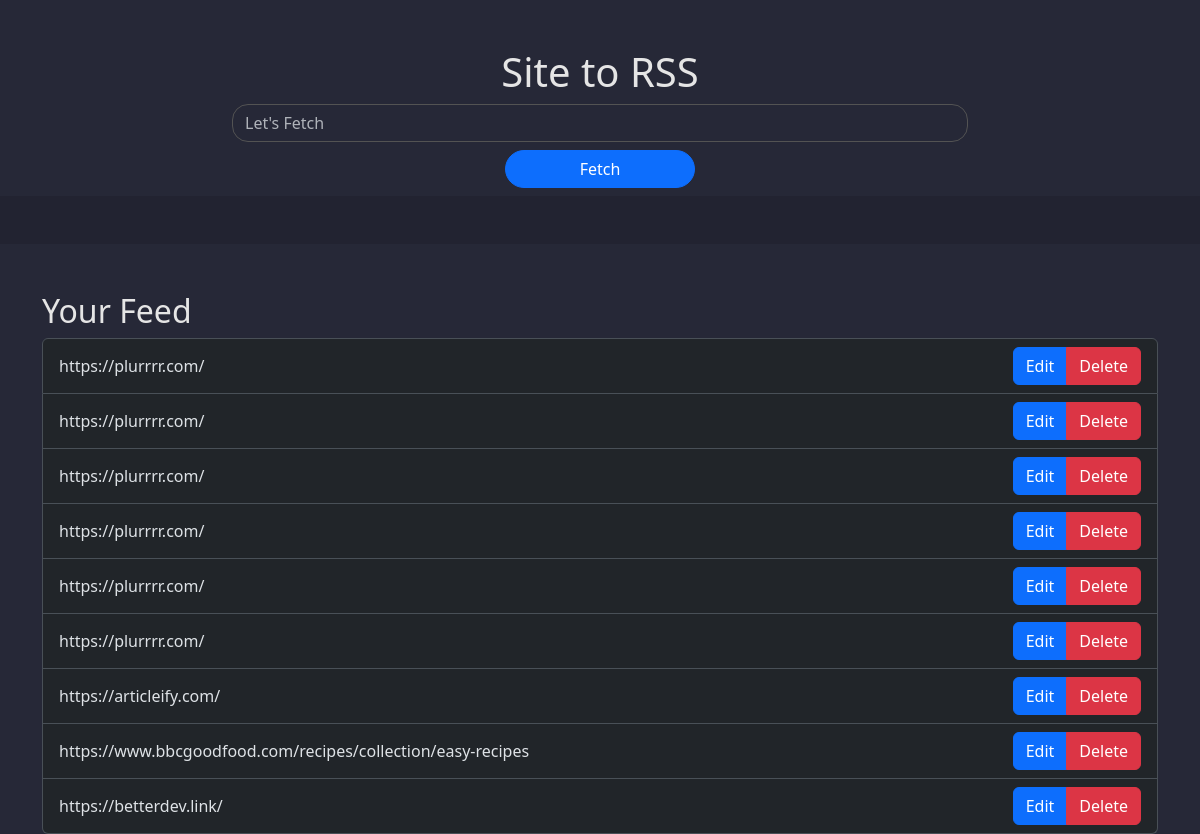
The app's page /, older data.
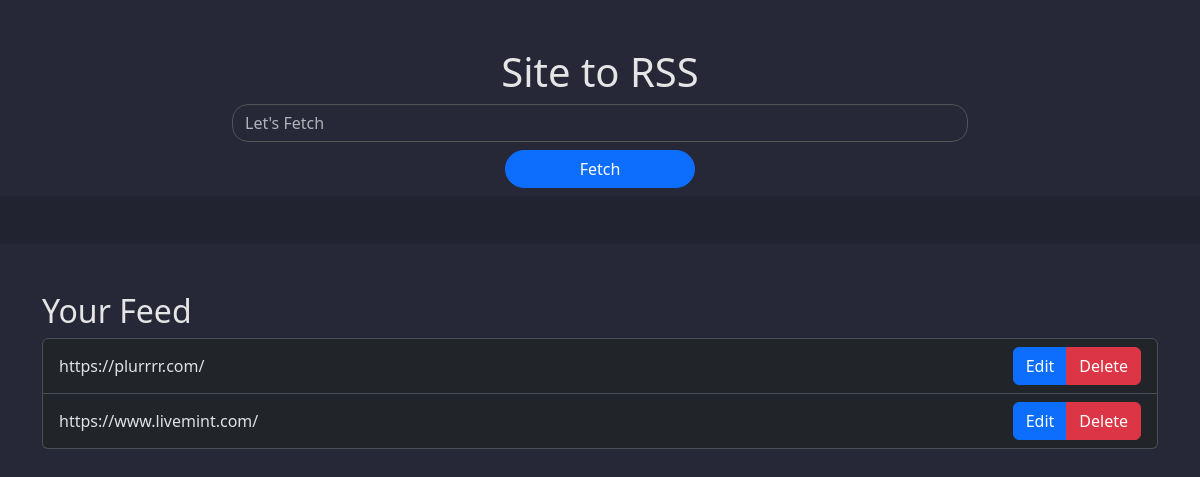
The same page, newer data.
### tables this page shows
CREATE TABLE rss (
                            id INTEGER PRIMARY KEY AUTOINCREMENT,
                            url TEXT,
                            item TEXT,
                            title TEXT,
                            description TEXT,
                            link TEXT,
                            date TEXT
                        );

### main.py (the view)
@app.get("/")
async def homepage(request: Request):
    app.cur.execute("SELECT * FROM rss")
    feeds = app.cur.fetchall()
    return template().TemplateResponse(
        request=request, name="index.html", context={"feeds": feeds}
    )

### templates/index.html (shortened to what this page needs)
{% extends "base.html" %}
{% block content %}
<div class="container">
    <div class="row mt-5">
        <div class="col-md-12">
            <h1 class="text-center">Site to RSS</h1>
        </div>
    </div>
    <form action="/feed" , method="get">
        <div class="row justify-content-center">
            <div class="col-md-8">
                <input class="form-control" type="search" placeholder="Let's Fetch" name="url">
            </div>
        </div>
        <div class="row justify-content-center mt-2 mb-2">
            <button class="btn btn-primary rounded-pill col-md-2" type="submit">Fetch</button>
        </div>
    </form>
</div>
<div class="divider"></div>
<div class="container mt-5">
    <h2>Your Feed</h2>
    <ul class="list-group">
        {% for feed in feeds %}
        <li class="list-group-item d-flex justify-content-between align-items-center">
            <div class="data{{feed[0]}} align-items-left">
                {{feed[1]}}
            </div>
            <div class="btn-group" role="group" aria-label="Item Actions">
                <button type="button" class="btn btn-primary" data-bs-toggle="modal" data-bs-target="#editModal"
                    onclick="editItem('{{feed[0]}}')">Edit</button>
                <button type="button" class="btn btn-danger" onclick="deleteItem(this)">Delete</button>
            </div>
        </li>
        {% endfor %}
    </ul>
</div>
{% endblock %}

### templates/base.html (shortened to what this page needs)
<!DOCTYPE html>
<html lang="en">
<head>
    <link href="https://cdn.jsdelivr.net/npm/bootstrap@5.3.2/dist/css/bootstrap.min.css" rel="stylesheet"
>
    <link href="{{url_for('static', path='/styles.css')}}" rel="stylesheet">
</head>
<body data-bs-theme="dark">
    {% block content %}
    {% endblock %}
</body>
</html>

### static/styles.css (style rules this page uses)
body { background-color: #262837; color: #e5e5e5; }
input[type="search"] { background: transparent; border-radius: 1rem; border-color: #535353; color: #e5e5e5; }
.divider { width: 100%; height: 3rem; background-color: #222331; }

Row changes from the older to the newer data that the page shows:
removed rss: url "https://plurrrr.com/"
removed rss: url "https://plurrrr.com/"
removed rss: url "https://plurrrr.com/"
removed rss: url "https://plurrrr.com/"
removed rss: url "https://plurrrr.com/"
removed rss: url "https://articleify.com/"
removed rss: url "https://www.bbcgoodfood.com/recipes/collection/easy-recipes"
removed rss: url "https://betterdev.link/"
added rss: url "https://www.livemint.com/"
